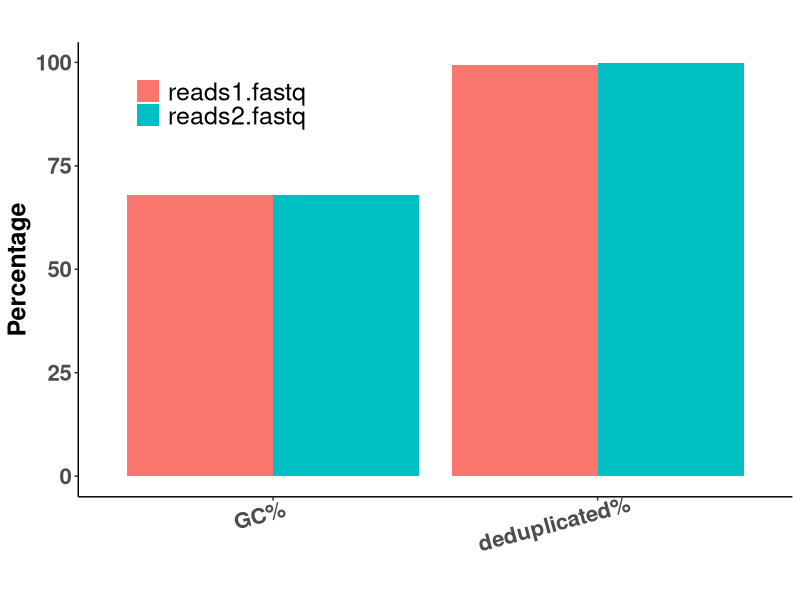
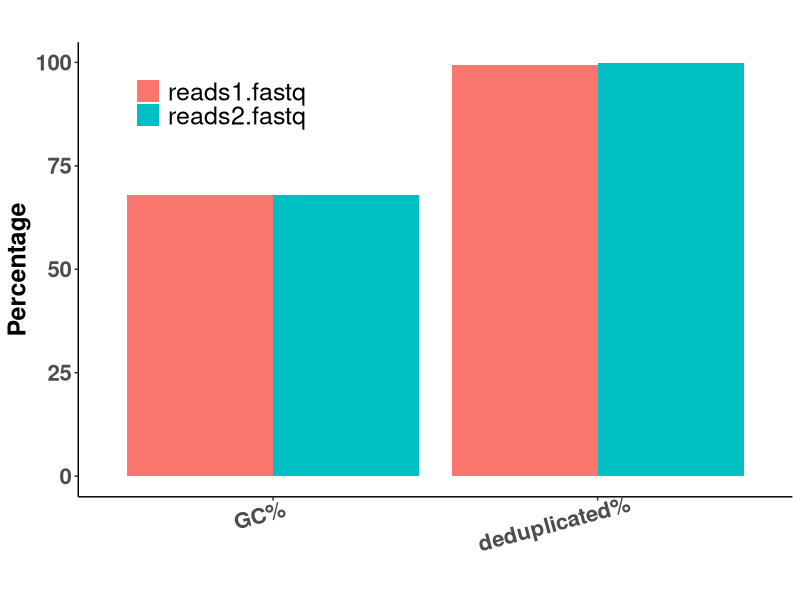

Write R code to recreate these figures, in order.
## ---- chunk 1
knitr::opts_knit$set(root.dir=normalizePath('../'))
knitr::opts_chunk$set(warning=FALSE, message=FALSE, error=FALSE, echo=TRUE)
## ---- chunk 2

library(tidyr)

res <- read.delim("output/multiqc_data/multiqc_fastqc.txt")

df <- gather(res[, c("Filename", "X.GC", "total_deduplicated_percentage")], key="stat", value="value", 2:3)
## ---- chunk 3
library(ggplot2)
fsize=18
df$stat <- factor(df$stat, levels = c( "X.GC", "total_deduplicated_percentage"),
                    labels =c( "GC%", "deduplicated%"))


p <- ggplot(df, aes(x=stat, y=value, fill=Filename)) +
    geom_bar(stat="identity", position=position_dodge()) +
    xlab("") +
    ylab("Percentage") +
    ggtitle("") +
    theme_classic() +
    labs(fill = "") +
    #scale_y_continuous(limits = c(-0.01, 1)) +
    theme(plot.title = element_text(size=20, face = "bold"), 
          axis.text=element_text(size=16, face="bold"),
          strip.text.x = element_text(size = 16, face = "bold"),
          axis.title=element_text(size=fsize, face="bold"),
          axis.text.x = element_text(angle = 15, hjust=0.8),
          legend.position = c(0.2, 0.9), 
          legend.title = element_text(size=fsize, face="bold"),
          legend.text = element_text(size=fsize))
p

pdf("graphs/figure1.pdf", width = 9, height= 6)
p
dev.off()
